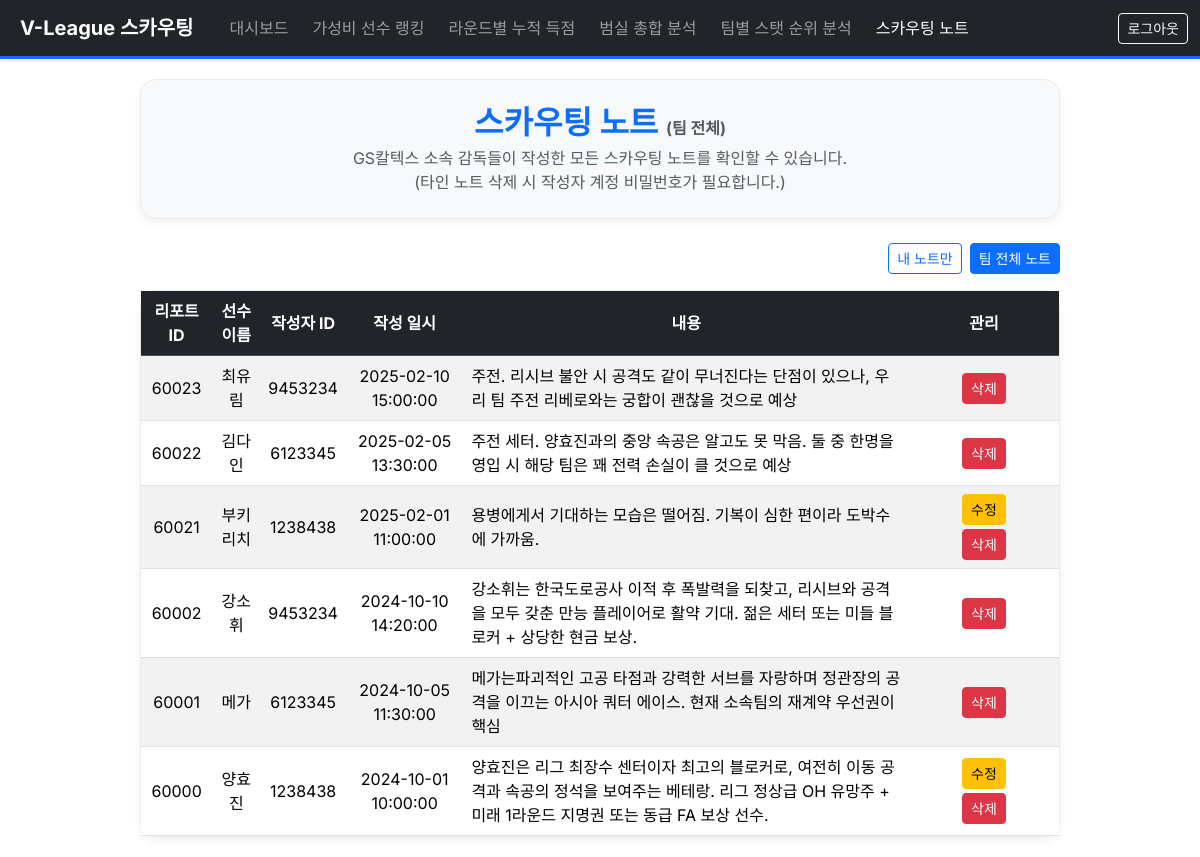
The app's page /mynotes.php?mode=team (signed in) with its own data.
### tables this page shows
CREATE TABLE `Team` (
  `team_ID` int(11) NOT NULL,
  `team_Name` varchar(50) NOT NULL,
  `home_arena` varchar(50) DEFAULT NULL,
  PRIMARY KEY (`team_ID`),
  UNIQUE KEY `team_Name` (`team_Name`)
);

CREATE TABLE `Scouting_Report` (
  `report_ID` int(11) NOT NULL AUTO_INCREMENT,
  `user_ID` int(11) NOT NULL,
  `team_ID` int(11) NOT NULL,
  `player_ID` int(11) NOT NULL,
  `note_date` timestamp NOT NULL DEFAULT current_timestamp() ON UPDATE current_timestamp(),
  `note_content` text NOT NULL,
  PRIMARY KEY (`report_ID`),
  KEY `fk_report_user` (`user_ID`),
  KEY `fk_report_team` (`team_ID`),
  KEY `fk_report_player` (`player_ID`),
  CONSTRAINT `fk_report_player` FOREIGN KEY (`player_ID`) REFERENCES `Player` (`player_ID`),
  CONSTRAINT `fk_report_team` FOREIGN KEY (`team_ID`) REFERENCES `Team` (`team_ID`),
  CONSTRAINT `fk_report_user` FOREIGN KEY (`user_ID`) REFERENCES `User` (`user_ID`)
);

CREATE TABLE `Player` (
  `player_ID` int(11) NOT NULL,
  `player_name` varchar(50) NOT NULL,
  `current_team_ID` int(11) NOT NULL,
  `position_ID` int(11) NOT NULL,
  `salary` decimal(12,0) DEFAULT NULL,
  PRIMARY KEY (`player_ID`),
  KEY `current_team_ID` (`current_team_ID`),
  KEY `idx_player_position` (`position_ID`),
  CONSTRAINT `player_ibfk_1` FOREIGN KEY (`current_team_ID`) REFERENCES `Team` (`team_ID`),
  CONSTRAINT `player_ibfk_2` FOREIGN KEY (`position_ID`) REFERENCES `Player_Position` (`position_ID`)
);

### mynotes.php (the view, shortened to what this page needs)
<?php
require_once 'db.php';
$user_id = (int)$_SESSION['user_id'];
$team_id = (int)$_SESSION['team_id'];
$sql_team = "SELECT team_Name FROM Team WHERE team_ID = :tid";
$stmt = $pdo->prepare($sql_team);
$stmt->execute([':tid' => $team_id]);
$row = $stmt->fetch();
$team_name = $row ? $row['team_Name'] : ($team_id . "번 팀");
$mode = $_GET['mode'] ?? 'mine';
$mode = ($mode === 'team') ? 'team' : 'mine';
if ($mode === 'mine') {
    $sql = "
        SELECT SR.report_ID, SR.user_ID, SR.note_date, SR.note_content, P.player_name
        FROM Scouting_Report SR
        JOIN Player P ON SR.player_ID = P.player_ID
        WHERE SR.user_ID = :uid
        ORDER BY SR.note_date DESC
    ";
    $stmt = $pdo->prepare($sql);
    $stmt->execute([':uid' => $user_id]);
} else {
    $sql = "
        SELECT SR.report_ID, SR.user_ID, SR.note_date, SR.note_content, P.player_name
        FROM Scouting_Report SR
        JOIN Player P ON SR.player_ID = P.player_ID
        JOIN user U   ON SR.user_ID = U.user_ID
        WHERE U.team_ID = :tid
        ORDER BY SR.note_date DESC
    ";
    $stmt = $pdo->prepare($sql);
    $stmt->execute([':tid' => $team_id]);
}
$notes = $stmt->fetchAll();
$current_page = basename($_SERVER['PHP_SELF']);
?>
<!doctype html>
<html lang="ko">
<head>
    <link href="https://cdn.jsdelivr.net/npm/bootstrap@5.3.3/dist/css/bootstrap.min.css" rel="stylesheet">
</head>
<body>
<nav class="navbar navbar-expand-lg navbar-dark bg-dark shadow-sm border-bottom border-primary"
     style="border-width: 3px !important;">
    <div class="container-fluid">
        <a class="navbar-brand fw-bold px-2" href="dashboard.php">
            V-League 스카우팅
        </a>
        <div class="collapse navbar-collapse" id="navbarNav">
            <ul class="navbar-nav me-auto">
                <li class="nav-item">
                    <a class="nav-link <?= $current_page=='dashboard.php'?'active':'' ?>"
                       href="dashboard.php">대시보드</a>
                </li>
                <li class="nav-item">
                    <a class="nav-link <?= $current_page=='analysis_value.php'?'active':'' ?>"
                       href="analysis_value.php">가성비 선수 랭킹</a>
                </li>
                <li class="nav-item">
                    <a class="nav-link <?= $current_page=='score_accumulation.php'?'active':'' ?>"
                       href="score_accumulation.php">라운드별 누적 득점</a>
                </li>
                <li class="nav-item">
                    <a class="nav-link <?= $current_page=='aggregate.php'?'active':'' ?>"
                       href="aggregate.php">범실 총합 분석</a>
                </li>
                <li class="nav-item">
                    <a class="nav-link <?= in_array($current_page,['rollup.php','drilldown.php'])?'active':'' ?>"
                       href="rollup.php?metric=score">팀별 스탯 순위 분석</a>
                </li>
                <li class="nav-item">
                    <a class="nav-link <?= in_array($current_page,['player_select.php','player_profile.php','mynotes.php'])?'active':'' ?>"
                       href="player_select.php">스카우팅 노트</a>
                </li>
            </ul>
            <div class="d-flex">
                <a href="logout.php" class="btn btn-outline-light btn-sm">로그아웃</a>
            </div>
        </div>
    </div>
</nav>
<div class="content-container">
    <div class="p-4 mb-4 info-box text-center">
        <h2 class="fw-bold mb-1 text-primary">
            스카우팅 노트
            <small class="text-muted fs-6">
                (<?= $mode === 'mine' ? '내가 작성한 것만' : '팀 전체' ?>)
            </small>
        </h2>
        <p class="text-muted mb-0">
            <?php if ($mode === 'mine'): ?>
                내가 작성한 스카우팅 노트를 확인하고 수정/삭제할 수 있습니다.
            <?php else: ?>
                <?= htmlspecialchars($team_name) ?> 소속 감독들이 작성한 모든 스카우팅 노트를 확인할 수 있습니다.
                <br>
                (타인 노트 삭제 시 작성자 계정 비밀번호가 필요합니다.)
            <?php endif; ?>
        </p>
    </div>
    <div class="d-flex justify-content-end mb-3">
        <a href="mynotes.php?mode=mine"
           class="btn btn-sm <?= $mode === 'mine' ? 'btn-primary' : 'btn-outline-primary' ?> me-2">
            내 노트만
        </a>
        <a href="mynotes.php?mode=team"
           class="btn btn-sm <?= $mode === 'team' ? 'btn-primary' : 'btn-outline-primary' ?>">
            팀 전체 노트
        </a>
    </div>
    <div class="section-box p-0">
        <div class="table-responsive">
            <table class="table mb-0 table-striped table-hover align-middle">
                <thead class="table-dark">
                <tr>
                    <th scope="col">리포트 ID</th>
                    <th scope="col">선수 이름</th>
                    <th scope="col">작성자 ID</th>
                    <th scope="col">작성 일시</th>
                    <th scope="col">내용</th>
                    <th scope="col" style="width: 150px;">관리</th>
                </tr>
                </thead>
                <tbody>
                <?php if (empty($notes)): ?>
                    <tr>
                        <td colspan="6" class="text-center text-muted py-4">
                            등록된 노트가 없습니다.
                        </td>
                    </tr>
                <?php else: ?>
                    <?php foreach ($notes as $row): ?>
                        <tr>
                            <td><?= htmlspecialchars($row['report_ID']) ?></td>
                            <td><?= htmlspecialchars($row['player_name']) ?></td>
                            <td><?= htmlspecialchars($row['user_ID']) ?></td>
                            <td><?= htmlspecialchars($row['note_date']) ?></td>
                            <td class="text-start"><?= nl2br(htmlspecialchars($row['note_content'])) ?></td>
                            <td>
                                <?php if ($mode === 'mine' || (int)$row['user_ID'] === $user_id): ?>
                                    <a href="mynotes.php?mode=<?= $mode ?>&edit_id=<?= $row['report_ID'] ?>"
                                       class="btn btn-sm btn-warning mb-1">
                                        수정
                                    </a>
                                    <form method="post"
                                          action="mynotes.php?mode=<?= $mode ?>"
                                          onsubmit="return confirm('이 노트를 삭제하시겠습니까?');">
                                        <button type="submit" class="btn btn-sm btn-danger">삭제</button>
                                    </form>
                                <?php elseif ($mode === 'team'): ?>
                                    <form method="post"
                                          action="mynotes.php?mode=<?= $mode ?>"
                                          onsubmit="return deleteWithPassword(this);">
                                        <button type="submit" class="btn btn-sm btn-danger">삭제</button>
                                    </form>
                                <?php else: ?>
                                    <span class="text-muted">-</span>
                                <?php endif; ?>
                            </td>
                        </tr>
                    <?php endforeach; ?>
                <?php endif; ?>
                </tbody>
            </table>
        </div>
    </div>
</div>
</body>
</html>

### mynotes.php (style rules this page uses)
body { padding: 0; font-family: 'Inter', sans-serif; background: #fff; }
.navbar-nav .nav-link { white-space: nowrap !important; padding-left: 12px !important; padding-right: 12px !important; }
.content-container { max-width: 960px; margin: auto; padding: 20px; }
.info-box, .section-box { background: #f8f9fa; border: 1px solid #e9ecef; border-radius: 16px; box-shadow: 0 4px 10px rgba(0,0,0,0.06); }
table thead th, table td { text-align: center; vertical-align: middle; }

### records on screen
team: team_Name "GS칼텍스"
scouting_report: report_ID "60023", player_ID.player_name "최유림", user_ID "9453234", note_date "2025-02-10 15:00:00", note_content "주전. 리시브 불안 시 공격도 같이 무너진다는 단점이 있으나, 우리 팀 주전 리베로와는 궁합이 괜찮을 것으로 예상"
scouting_report: report_ID "60022", player_ID.player_name "김다인", user_ID "6123345", note_date "2025-02-05 13:30:00", note_content "주전 세터. 양효진과의 중앙 속공은 알고도 못 막음. 둘 중 한명을 영입 시 해당 팀은 꽤 전력 손실이 클 것으로 예상"
scouting_report: report_ID "60021", player_ID.player_name "부키리치", user_ID "1238438", note_date "2025-02-01 11:00:00", note_content "용병에게서 기대하는 모습은 떨어짐. 기복이 심한 편이라 도박수에 가까움."
scouting_report: report_ID "60002", player_ID.player_name "강소휘", user_ID "9453234", note_date "2024-10-10 14:20:00", note_content "강소휘는 한국도로공사 이적 후 폭발력을 되찾고, 리시브와 공격을 모두 갖춘 만능 플레이어로 활약 기대. 젊은 세터 또는 미들 블로커 + 상당한 현금 보상."
scouting_report: report_ID "60001", player_ID.player_name "메가", user_ID "6123345", note_date "2024-10-05 11:30:00", note_content "메가는파괴적인 고공 타점과 강력한 서브를 자랑하며 정관장의 공격을 이끄는 아시아 쿼터 에이스. 현재 소속팀의 재계약 우선권이 핵심"
scouting_report: report_ID "60000", player_ID.player_name "양효진", user_ID "1238438", note_date "2024-10-01 10:00:00", note_content "양효진은 리그 최장수 센터이자 최고의 블로커로, 여전히 이동 공격과 속공의 정석을 보여주는 베테랑. 리그 정상급 OH 유망주 + 미래 1라운드 지명권 또는 동급 FA 보상 선수."
